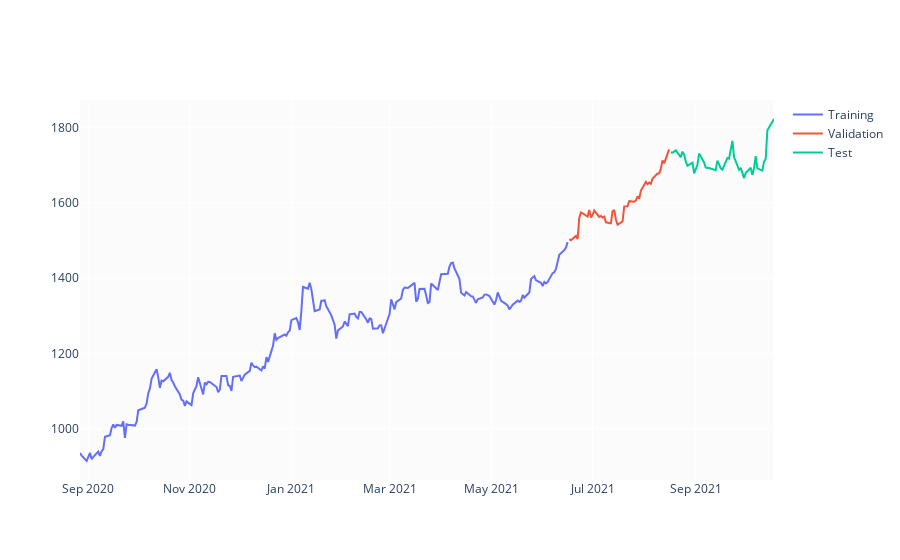

Notebook cell for this chart:
### Code cell
test_size  = 0.15
valid_size = 0.15
   
test_split_idx  = int(df.shape[0] * (1-test_size))
valid_split_idx = int(df.shape[0] * (1-(valid_size+test_size)))

train_df  = df.loc[:valid_split_idx].copy()
valid_df  = df.loc[valid_split_idx+1:test_split_idx].copy()
test_df   = df.loc[test_split_idx+1:].copy()

fig = go.Figure()
fig.add_trace(go.Scatter(x=train_df.Date, y=train_df.Close, name='Training'))
fig.add_trace(go.Scatter(x=valid_df.Date, y=valid_df.Close, name='Validation'))
fig.add_trace(go.Scatter(x=test_df.Date,  y=test_df.Close,  name='Test'))
fig.show()
